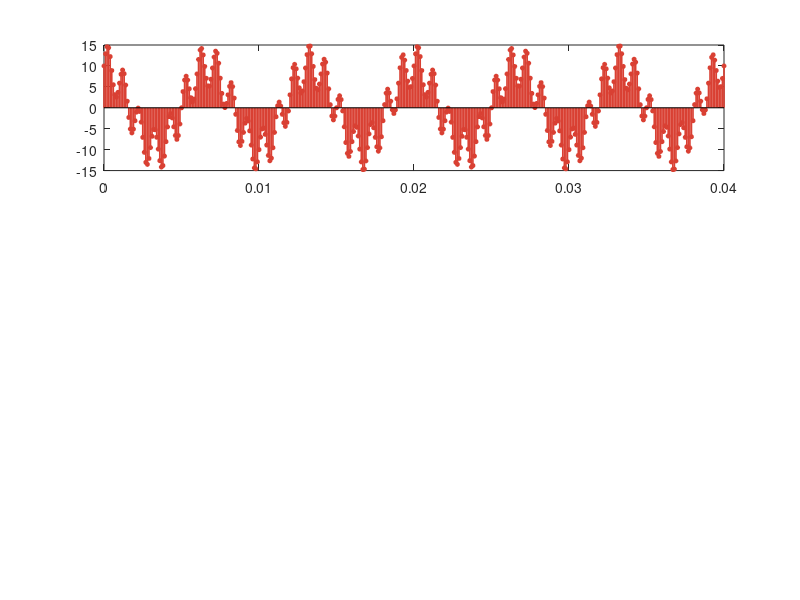

This figure's MATLAB source: (Note: this script raises an error after producing the figure.)
% EJERCICIO 2 - Análisis Numérico (Convolución Discreta con filtro)
clc; clear; clear all;

% Datos proporcionados
Nx = 401;
Dt = 0.0001;
Fc = 1000;
Nh = 101;

% Vectores de tiempo e índice
t   = 0 : Dt : (Nx-1)*Dt;
n   = 0:(Nx-1);

% Señal de entrada x[n]
x = 10*cos(2*pi*150*t) + 5*sin(2*pi*1000*t);

% Filtro h[n]
n_h = -(Nh-1)/2 : (Nh-1)/2;
h   = 2*Fc*Dt .* sinc(2*Fc*Dt*n_h);

% Convolución
y   = conv(x, h);
n_y = (n(1) + n_h(1)) : (n(end) + n_h(end));

% ── Paleta ────────────────────────────────────────────────────────────────
c_x = [0.85 0.25 0.20];
c_h = [0.20 0.45 0.75];
c_y = [0.15 0.60 0.40];

figure('Name', 'Ejercicio 2', 'NumberTitle', 'off', ...
       'Color', 'white', 'Position', [120 80 780 620]);

% Señal x[n]
subplot(3,1,1);
stem(t, x, 'filled', 'LineWidth', 1.2, 'Color', c_x, ...
     'MarkerSize', 3, 'MarkerFaceColor', c_x, 'MarkerEdgeColor', c_x);
yline(0, 'Color', [0.7 0.7 0.7], 'LineWidth', 0.8);
title('x[n]  —  10cos(2π·150·t) + 5sen(2π·1000·t)', ...
      'FontSize', 11, 'FontWeight', 'bold', 'Color', c_x);
xlabel('Tiempo (s)', 'FontSize', 10);
ylabel('Amplitud',   'FontSize', 10);
xlim([0 max(t)]); ylim([-15 15]);
set(gca, 'Box', 'off', 'GridAlpha', 0.35, 'FontSize', 9);
grid on;

% Filtro h[n]
subplot(3,1,2);
stem(n_h*Dt, h, 'filled', 'LineWidth', 1.2, 'Color', c_h, ...
     'MarkerSize', 4, 'MarkerFaceColor', c_h, 'MarkerEdgeColor', c_h);
yline(0, 'Color', [0.7 0.7 0.7], 'LineWidth', 0.8);
title('h[n]  —  2Fc·Δt·sinc(2Fc·Δt·n)', ...
      'FontSize', 11, 'FontWeight', 'bold', 'Color', c_h);
xlabel('Tiempo (s)', 'FontSize', 10);
ylabel('Amplitud',   'FontSize', 10);
xlim([min(n_h*Dt) max(n_h*Dt)]);
set(gca, 'Box', 'off', 'GridAlpha', 0.35, 'FontSize', 9);
grid on;

% Salida y[n]
subplot(3,1,3);
stem(n_y*Dt, y, 'filled', 'LineWidth', 1.2, 'Color', c_y, ...
     'MarkerSize', 3, 'MarkerFaceColor', c_y, 'MarkerEdgeColor', c_y);
yline(0, 'Color', [0.7 0.7 0.7], 'LineWidth', 0.8);
title('y[n]  =  x[n] \ast h[n]', ...
      'FontSize', 11, 'FontWeight', 'bold', 'Color', c_y);
xlabel('Tiempo (s)', 'FontSize', 10);
ylabel('Amplitud',   'FontSize', 10);
xlim([min(n_y*Dt) max(n_y*Dt)]); ylim([-15 15]);
set(gca, 'Box', 'off', 'GridAlpha', 0.35, 'FontSize', 9);
grid on;

sgtitle(sprintf('Ejercicio 2  ·  Filtro Pasa Bajo  |  Δt = %.4f s,  Nh = %d', Dt, Nh), ...
        'FontSize', 13, 'FontWeight', 'bold');

% Para las otras ejecuciones del codigo con distintos valores, primero deberiamos
% cambiar los siguientes valores:
% Dt = 0.0005 ; Nh = 51 (por ejemplo); y Dt = 0.001 y Nh = 201 (por ejemplo)
% Lo que podemos darnos cuenta es que cuando Dt es mas pequeño, notamos a la
% señal mucho mas definida, por la alta frecuencia de muestreo. Por su contra parte
% cuando Dt es mas grande, sucede el aliasing.
% Con respeto a Nh, cuando es pequeño, la salida tendrá mas errores ya que el filtro
% será mas impreciso, a diferencia de cuando este es más grande.
% Los valores de Nh los elegimos nosotros.
